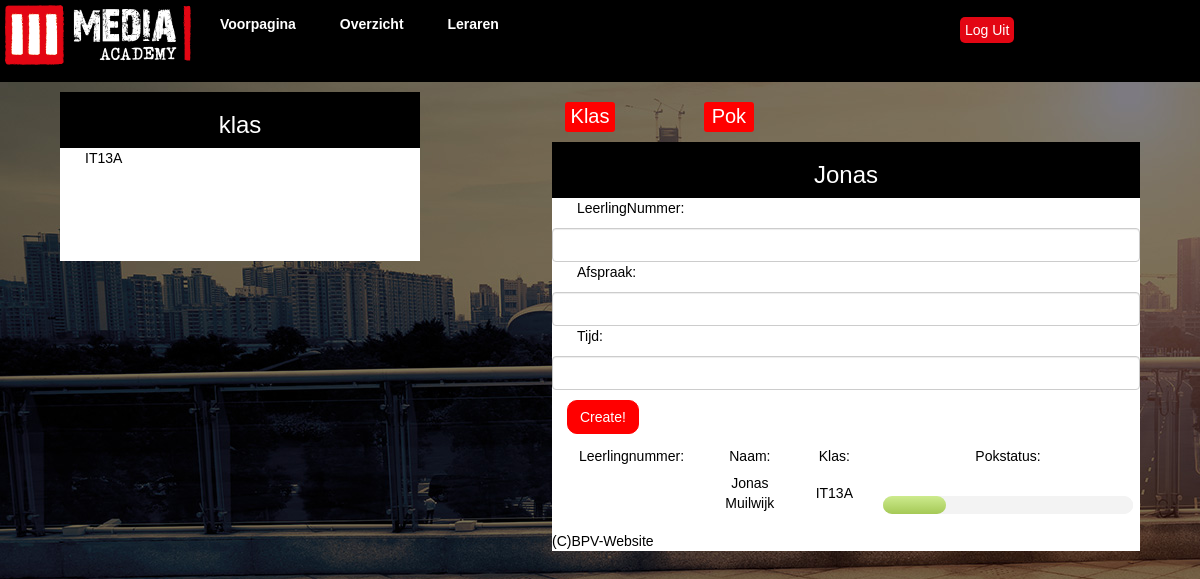
Before: /leraren (signed in) with the older database file.
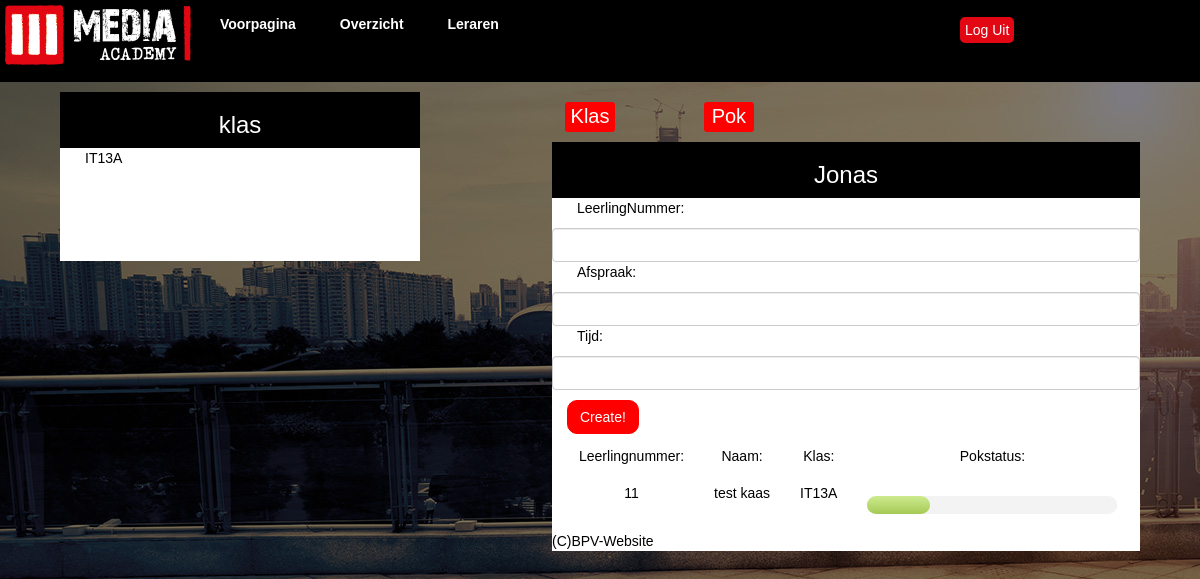
After: the same page with the newer database file.
### tables this page shows
CREATE TABLE IF NOT EXISTS `studenten` (
  `leerlingnummer` int(11) NOT NULL,
  `voornaam` varchar(25) NOT NULL,
  `achternaam` varchar(25) NOT NULL,
  `wachtwoord` varchar(256) NOT NULL,
  `email` varchar(30) NOT NULL,
  `geboortedatum` timestamp NOT NULL DEFAULT CURRENT_TIMESTAMP ON UPDATE CURRENT_TIMESTAMP,
  `telefoonnummer` int(11) NOT NULL,
  `klas` varchar(11) NOT NULL,
  `leraar_id` int(11) NOT NULL,
  PRIMARY KEY (`leerlingnummer`)
);

CREATE TABLE IF NOT EXISTS `pokaanvraag` (
  `id` int(11) NOT NULL AUTO_INCREMENT,
  `leerlingnummer` int(11) NOT NULL,
  `bedrijfNaam` varchar(50) NOT NULL,
  `bedrijfAdres` varchar(50) NOT NULL,
  `bedrijfPostcode` varchar(10) NOT NULL,
  `bedrijfPlaats` varchar(50) NOT NULL,
  `bedrijfTelefoon` varchar(20) NOT NULL,
  `bedrijfWebsite` varchar(50) NOT NULL,
  `bedrijfContactPersoon` varchar(50) NOT NULL,
  `bedrijfContactPersoonTelefoon` varchar(20) NOT NULL,
  `bedrijfContactPersoonEmail` varchar(50) NOT NULL,
  `bedrijfPraktijkBegeleider` varchar(50) NOT NULL,
  `bedrijfPraktijkBegeleiderTelefoon` varchar(20) NOT NULL,
  `bedrijfKennisCentrum` varchar(50) NOT NULL,
  `bedrijfCode` varchar(20) NOT NULL,
  `studentNaam` varchar(50) NOT NULL,
  `studentKlas` varchar(20) NOT NULL,
  `studentOpleiding` varchar(50) NOT NULL,
  `studentCreboNummerOpleiding` varchar(20) NOT NULL,
  `studentRichting` varchar(50) NOT NULL,
  `studentInleverdatum` varchar(50) NOT NULL,
  `bpvCoordinator` varchar(50) NOT NULL,
  `bpvBegeleider` varchar(50) NOT NULL,
  `bpvPeriodeBegin` date NOT NULL,
  `bpvPeriodeEind` date NOT NULL,
  `bpvSbu` int(11) NOT NULL,
  `bpvBrin` varchar(20) NOT NULL,
  `bpvCrebo` varchar(20) NOT NULL,
  `bpvOpmerking` varchar(500) NOT NULL,
  `pokStatus` int(2) NOT NULL,
  PRIMARY KEY (`id`)
);

### controller/leraren.class.php (called while the page is built, shortened)
<?php
class Leraren extends Controller {
    public function __construct() {
        $this->view->title = 'Leraren';
        $this->view->style = 'bootstrap';
        $this->view->altStyle = 'style1';
    }
    function index() {
        $leerlingen = $this->model->getAlliedLeerlingen($_SESSION["user_id"]);
        $klassen =  $this->model->getKlassen();
        $agenda = $this->model->showCaldav();
        $leraar = $this->model->getLeraar();
        $this->view->leraar = $leraar;
        $this->view->klassen = $klassen;
        $this->view->leerlingen = $leerlingen;
        $this->view->agenda = $agenda;
        $this->view->render('leraren');
    }
}

### libs/ini.php (called while the page is built, shortened)
<?php
require 'libs/controller.php';
require 'libs/model.php';
$site = new Router();

### index.php (called while the page is built)
<?php
require 'libs/ini.php';

### libs/model.php (called while the page is built)
<?php
class Model
{
    public function __construct()
    {
	$this->dbh = new Database();
    }
}

### model/leraren.model.php (called while the page is built, shortened)
<?php
class Leraren_Model extends Model {
	public function getKlassen(){
		$sth = $this->dbh->prepare("SELECT klas FROM studenten GROUP BY klas");
		$sth->execute();
		return $sth->fetchall();
	}
	public function getLeraar(){
		$sth = $this->dbh->prepare("SELECT voornaam, achternaam FROM leraren WHERE id = '" . $_SESSION['user_id'] . "'");
		$sth->execute();
		return $sth->fetchall();
	}
    public function getAlliedLeerlingen($id) {
        $sth = $this->dbh->prepare("SELECT studenten.*, pokaanvraag.id, pokaanvraag.pokStatus, pokaanvraag.leerlingnummer, pokaanvraag.bedrijfPostcode"
                . " FROM studenten LEFT OUTER JOIN pokaanvraag ON studenten.leerlingnummer = pokaanvraag.leerlingnummer"
                . " WHERE leraar_id = " . $id . " ORDER BY pokaanvraag.id DESC LIMIT 1");
        $sth->execute();
        return $sth->fetchall();
    }
}

### libs/controller.php (called while the page is built, shortened)
<?php
class Controller {
    public function loadmodel($name) {
        $path = 'model/' . $name . '.model.php';
        if (file_exists($path)) {
            $this->model = new $modelname;
        }
    }
}

### view/content/leraren.php (the view, shortened to what this page needs)
<div id="map" style="width: 500px; height: 400px;">
</div>
<div id="knopklas">
	Klas</div>
<div id="knoppok">Pok</div>
<div id="klassen">
    <div id="klassen1"><h3>klas</h3></div>
    <table>
		<?php
			foreach($this->klassen as $klas){
				echo "<tr>
					<td>
						<a href='" . URL . "leraren/showKlas/" . $klas["klas"] . "'>
							" . $klas["klas"] . "
						</a>
					</td>
				</tr>";
			}
		?>
    </table>
</div>
<div id="stage">
    <div id="stage1"><h3><?php echo $this->leraar[0]["voornaam"]?> <?php echo $this->leraar[0]["achternaam"]?><h3></div>
<form action='<?php echo URL ?>leraren/caldav' method='post'>
    <p class="formulier">LeerlingNummer:</p><input type='text' class='form-control' name='leerlingnummer'>
    <p class="formulier">Afspraak:</p><input type='text' class='form-control' name='afspraak'>
    <p class="formulier">Tijd:</p><input type='text' class='form-control' name='tijd'>
    <input type='submit' class='btn btn-primary' value='Create!'>
</form>
<div id="leerlingen">
    <table id="leerlingTable">
        <thead>
        <td>
            Leerlingnummer:
        </td>
        <td>
            Naam:
        </td>
        <td>
            Klas:
        </td>
        <td>
            Pokstatus:
        </td>
        </thead>
        <tbody>
	    <?php
	    foreach($this->leerlingen as $leerling){
		echo "
                        <tr>
                            <td>
                                " . $leerling['leerlingnummer'] . "
                            </td>
                            <td>
                                " . $leerling['voornaam'] . " " . $leerling['achternaam'] . "
                            </td>
                            <td>
                                " . $leerling['klas'] . "
                            </td>
                            <td>
								<div class='demo-wrapper html5-progress-bar'>
									<div class='progress-bar-wrapper'>
										<progress id='progressbar' value='" . ($leerling['pokStatus'] * 4) . + 25 . "' max='100'></progress>
									</div>
								</div>
                            </td>
                        </tr>";
		}
		?>
	    </tbody>
	</table>
</div>

Changed rows visible on the page:
removed studenten: voornaam "Jonas", achternaam "Muilwijk", klas "IT13A", $leerling['pokStatus'] * 4 0 (drawn)
added studenten: pokaanvraag.leerlingnummer "11", voornaam "test", achternaam "kaas", klas "IT13A"
